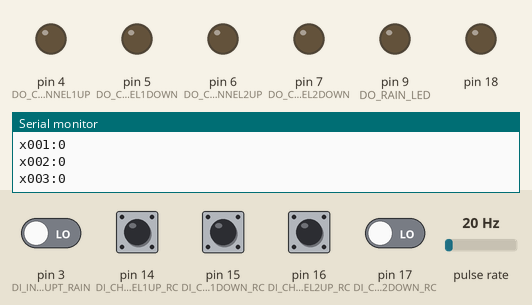
Simulated run of this sketch. Board: Arduino Uno, built with avr-gcc and run on an emulated ATmega328P. Shown: output pins drawn as LEDs (lit = HIGH), the last lines printed to the serial monitor. Wiring (inferred from the names in the program): pulse sensor: data pin 2. Inputs (shaded band) come from the test bench; at power-on: pin 3 (DI_INTERRUPT_RAIN), pin 14 (DI_CHANNEL1UP_RC), pin 15 (DI_CHANNEL1DOWN_RC), pin 16 (DI_CHANNEL2UP_RC), pin 17 (DI_CHANNEL2DOWN_RC) LOW, pulse rate 20 Hz.

Above: at 1.2 s.
1.3 s: pin 14 (DI_CHANNEL1UP_RC) pulled HIGH for 0.15 s
At 1.37 s:
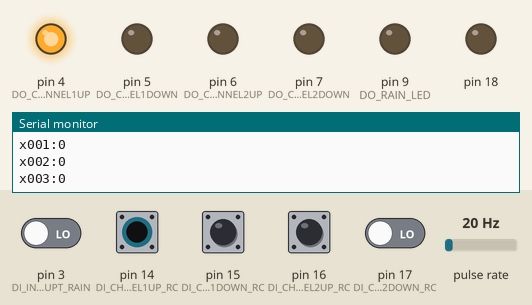
2.9 s: pin 15 (DI_CHANNEL1DOWN_RC) pulled HIGH for 0.15 s
At 2.97 s:
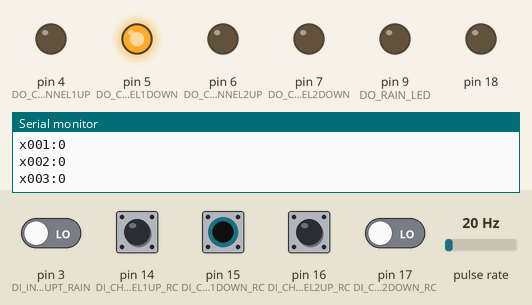
4.5 s: pin 16 (DI_CHANNEL2UP_RC) pulled HIGH for 0.15 s
At 4.57 s:
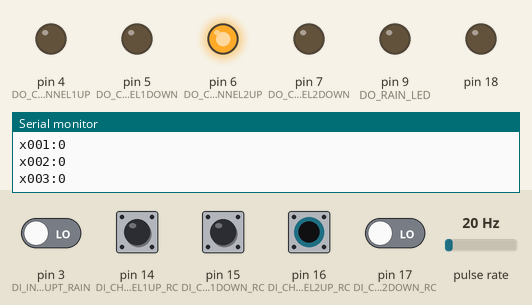
6.1 s: pin 3 (DI_INTERRUPT_RAIN) driven HIGH and pin 17 (DI_CHANNEL2DOWN_RC) driven HIGH
At 7.0 s:
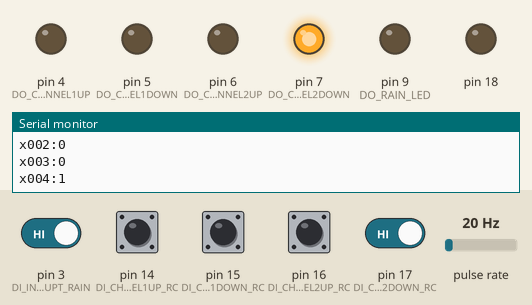
7.6 s: pin 14 (DI_CHANNEL1UP_RC) pulled HIGH for 1 s
At 8.1 s:
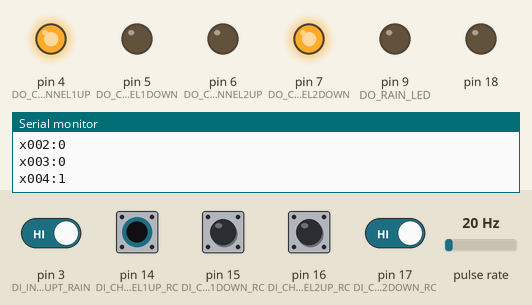
10.1 s: pin 15 (DI_CHANNEL1DOWN_RC) pulled HIGH for 0.15 s
At 10.17 s:
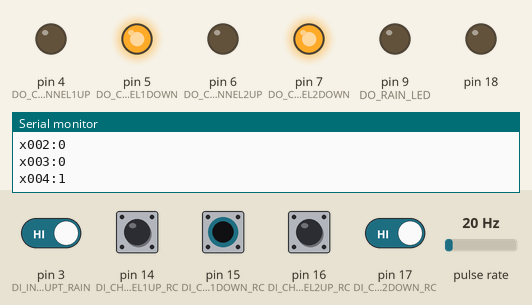
Timing chart, 0 to 12.7 s (numbered marks = the images above; inputs shaded):
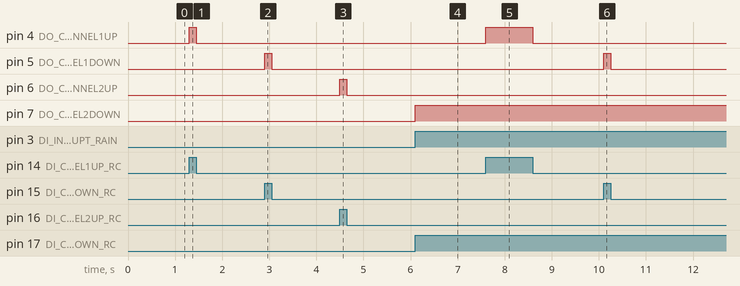

The sketch:

Jealousy2Channel.ino
```cpp
#include <Controllino.h>
#include <SoftwareSerial.h>


// board: Controllino Mini
// Date: 04.06.2025
// Andreas Bolte
// info@colmuspro.de

// Integer constants for digital outputs
const int DO_CHANNEL1UP = CONTROLLINO_D0;    //DO: Digital output CHANNEL 1 UP
const int DO_CHANNEL1DOWN = CONTROLLINO_D1;  //D1: Digital output CHANNEL 1 DOWN
const int DO_CHANNEL2UP = CONTROLLINO_D2;    //D2: Digital output CHANNEL 2 UP
const int DO_CHANNEL2DOWN = CONTROLLINO_D3;  //D3: Digital output CHANNEL 2 DOWN
const int DO_WIND_LED = CONTROLLINO_D4;      //D5: Digital output LED WIND
const int DO_RAIN_LED = CONTROLLINO_D5;      //D5: Digital output LED RAIN

// Integer constants for digital/analog  inputs
const int DI_CHANNEL1UP_RC = CONTROLLINO_A0;    //AO: Digital Input CHANNEL 1 UP from Remote Controll
const int DI_CHANNEL1DOWN_RC = CONTROLLINO_A1;  //A1: Digital Input CHANNEL 1 DOWN from Remote Controll
const int DI_CHANNEL2UP_RC = CONTROLLINO_A2;    //A2: Digital Input CHANNEL 2 UP from Remote Controll
const int DI_CHANNEL2DOWN_RC = CONTROLLINO_A3;  //A3: Digital Input CHANNEL 2 DOWN from Remote Controll

// Integer constants for interupts inputs
const int DI_INTERRUPT_WIND = CONTROLLINO_IN0;  //IN0: Interrupt Input WIND
const int DI_INTERRUPT_RAIN = CONTROLLINO_IN1;  //IN1: Interrupt Input RAIN

// A4+A5 only AnalogInputs
const int AI_SOLAR_HEATING_EXTERN = CONTROLLINO_A4;  //A5: Analog Input Heating Controll
const int AI_ROOM_TEMPERATURE = CONTROLLINO_A5;      //A5: Analog Input temperature

// Integer constants
int DO_Channel1Up = 0;     //DO: Digital output CHANNEL 1 UP
int DO_Channel1Down = 0;   //D1: Digital output CHANNEL 1 DOWN
int DO_Channel2Up = 0;     //D2: Digital output CHANNEL 2 UP
int DO_Channel2Down = 0;   //D3: Digital output CHANNEL 2 DOWN
int DO_Wind_Led = 0;       //D5: Digital output LED WIND
int DO_Rain_Led = 0;       //D5: Digital output LED RAIN
int DI_RC_Channel1Up = 0;  //Remote Controll Channel 1 Up
int DI_RC_Channel1Down = 0;  //Remote Controll Channel 1 Down
int DI_RC_Channel2Up = 0;  //Remote Controll Channel 1 Up
int DI_RC_Channel2Down = 0;  //Remote Controll Channel 1 Down

int DI_Wind = 0;  //Wind
int DI_Rain = 0;  //Rain
int windCounter = 0;

long int i = 0;        // Loop counter ca 120 s
long int i0 = 2000;  // fix i4
long int i1 = 4000;  // fix i4
long int i2 = 6000;  // fix i4
long int i3 = 80000;  // fix i4
long int i4 = 100000;  // fix i4
long int i5 = 200000;  // fix i5
long int i6 = 300000;  // fix i6
long int iMax = 300000;

// values for windSpeed
unsigned long timeNew = 0;
unsigned long timeOld = 0;
float windSpeed = 0;
const float SPEED_PRO_IMPULS = 1.2;  // from the description Vron other sensor 1,2 schwizer 2.4
long int j = 0;                           // Loop counter ca 120 s
long int jMax = 100000;

void windCount() {
  // increment the counter
  ++windCounter;
}


void setup() {
  // put your setUP code here, to run once:

  // initialize necessary pin as output pin
  pinMode(CONTROLLINO_D0, OUTPUT);
  pinMode(CONTROLLINO_D1, OUTPUT);
  pinMode(CONTROLLINO_D2, OUTPUT);
  pinMode(CONTROLLINO_D3, OUTPUT);
  pinMode(CONTROLLINO_D5, OUTPUT);
  pinMode(CONTROLLINO_D6, OUTPUT);

  // initialize necessary pin as input pin
  pinMode(CONTROLLINO_A0, INPUT);
  pinMode(CONTROLLINO_A1, INPUT);
  pinMode(CONTROLLINO_A2, INPUT);
  pinMode(CONTROLLINO_A3, INPUT);
  // A4+A5 only AnalogInputs
  // initialize necessary pin as interrupt pin
  pinMode(DI_INTERRUPT_WIND, INPUT);
  attachInterrupt(digitalPinToInterrupt(DI_INTERRUPT_WIND), windCount, RISING);
  pinMode(DI_INTERRUPT_RAIN, INPUT);


  // initialize serial communication at 38400 bits per second:
  Serial.begin(57600);

}  //End void setup()

void loop() {

  // send data only when available:
  if (Serial.available() > 0) {
    //serialAvailable();  // UserInterface.h
    String sdata = "";  // Initialised to nothing.
    String str = "y003:65.43";
    String strVal = "0";
    int valInt = 0;
    float valFloat = 0;
    unsigned long valUnsignedLong = 0;

    // read the incoming String:
    sdata = Serial.readStringUntil(' ');
    sdata.trim();
    str = sdata.substring(0, 4);
    strVal = sdata.substring(5);
    valInt = strVal.toInt();
    for (unsigned int i = 0; i < strVal.length(); i++) {
      char c = strVal.charAt(i);
      if (c < '0' || c > '9') break;
      valUnsignedLong *= 10;
      valUnsignedLong += (c - '0');
    }

    valFloat = strVal.toFloat();

    if (str.equals(String("y101"))) DO_Channel1Up = valInt;
    if (str.equals(String("y102"))) DO_Channel1Down = valInt;
    if (str.equals(String("y103"))) DO_Channel2Up = valInt;
    if (str.equals(String("y104"))) DO_Channel2Down = valInt;
    if (str.equals(String("y105"))) DO_Wind_Led = valInt;
    if (str.equals(String("y106"))) DO_Rain_Led = valInt;

  }                                            // End if (Serial.available() > 0)

  // read all inputs
  DI_RC_Channel1Up = digitalRead(DI_CHANNEL1UP_RC);
  DI_RC_Channel1Down = digitalRead(DI_CHANNEL1DOWN_RC);
  DI_RC_Channel2Up = digitalRead(DI_CHANNEL2UP_RC);
  DI_RC_Channel2Down = digitalRead(DI_CHANNEL2DOWN_RC);
  DI_Rain = digitalRead(DI_INTERRUPT_RAIN);

  //send by polling time
  i = i + 1;
  if (DI_RC_Channel1Up == 1 && i == i0) Serial.println("x001:1");
  if (DI_RC_Channel1Up == 0 && i == i0) Serial.println("x001:0");
  if (DI_RC_Channel1Down == 1 && i == i1) Serial.println("x002:1");
  if (DI_RC_Channel1Down == 0 && i == i1) Serial.println("x002:0");
  if (DI_RC_Channel2Up == 1 && i == i2) Serial.println("x003:1");
  if (DI_RC_Channel2Up == 0 && i == i2) Serial.println("x003:0");
  if (DI_RC_Channel2Down == 1 && i == i3) Serial.println("x004:1");
  if (DI_RC_Channel2Down == 0 && i == i3) Serial.println("x004:0");
  if (DI_Rain == 0 && i == i4) Serial.println("x005:0");
  if (DI_Rain == 1 && i == i5) Serial.println("x005:1");
  if (i == i6) {
    timeNew = millis();
    windSpeed = (float)((windCounter * SPEED_PRO_IMPULS * 3.6) / ((timeNew - timeOld)) * 1000);  // convert milis to seconds, unit km/h
    windCounter = 0;
    timeOld = timeNew;
    Serial.print("x006:");
    Serial.println(windSpeed);  // Node-Red Read
 }  //end if (j == jMax)
 if (i >= iMax) i = 0;

  // // write all Engines
  if (DO_Channel1Up == 1 || DI_RC_Channel1Up == 1) digitalWrite(DO_CHANNEL1UP, HIGH);
  else digitalWrite(DO_CHANNEL1UP, LOW);
  if (DO_Channel1Down == 1 ||DI_RC_Channel1Down == 1) digitalWrite(DO_CHANNEL1DOWN, HIGH);
  else digitalWrite(DO_CHANNEL1DOWN, LOW);
  if (DO_Channel2Up == 1 || DI_RC_Channel2Up == 1) digitalWrite(DO_CHANNEL2UP, HIGH);
  else digitalWrite(DO_CHANNEL2UP, LOW);
  if (DO_Channel2Down == 1 || DI_RC_Channel2Down == 1) digitalWrite(DO_CHANNEL2DOWN, HIGH);
  else digitalWrite(DO_CHANNEL2DOWN, LOW);

  // // Controll Alarm-LED’s
  if (DO_Wind_Led == 1) digitalWrite(DO_WIND_LED, HIGH);
  else digitalWrite(DO_WIND_LED, LOW);
  if (DO_Rain_Led == 1) digitalWrite(DO_RAIN_LED, HIGH);
  else digitalWrite(DO_RAIN_LED, LOW);


}  // End void loop()
```

Measured:
- after the input at 1.3 s, pin 4 (DO_CHANNEL1UP): LOW → HIGH at once, → LOW 0.15 s later
- after the input at 2.9 s, pin 5 (DO_CHANNEL1DOWN): LOW → HIGH at once, → LOW 0.15 s later
- after the input at 4.5 s, pin 6 (DO_CHANNEL2UP): LOW → HIGH at once, → LOW 0.15 s later
- after the input at 6.1 s, pin 7 (DO_CHANNEL2DOWN): LOW → HIGH at once
- after the input at 7.6 s, pin 4 (DO_CHANNEL1UP): LOW → HIGH at once, → LOW 1.0 s later
- after the input at 10.1 s, pin 5 (DO_CHANNEL1DOWN): LOW → HIGH at once, → LOW 0.15 s later
